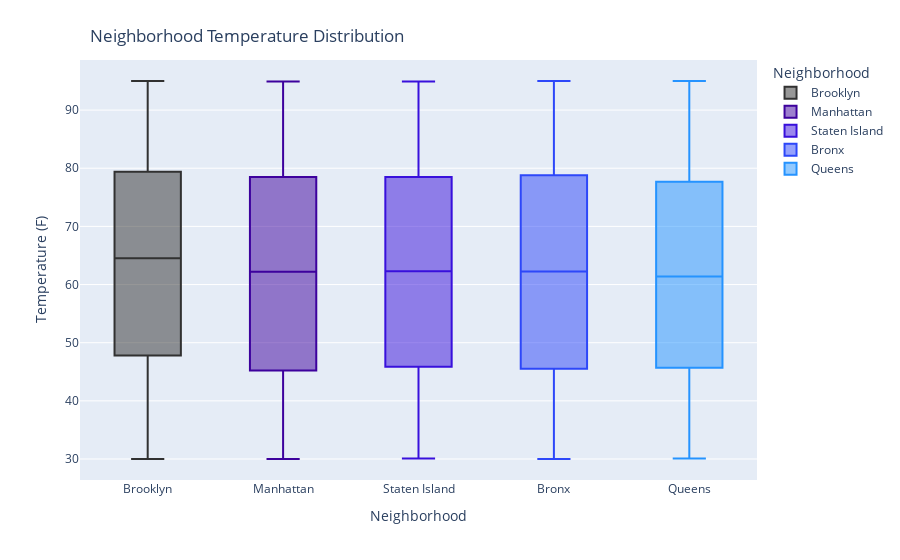

The notebook cell this image was saved under:
### Markdown cell above
The reason for me choosing this visualization because I wanted to see the distribution  of the unemployment rate within the neighborhoods  but given that the rate was so varied, I thought looking at the density curves  instead would provide a more smooth transition as it uses a Gaussian kernel which produces an estimate. I observe by doing this that the neighborhood that faces the highest unemployment rates is Brooklyn Although not being the most popululated. In addition to Queens being the neighborhood being accounting for the lowest unemployment rates.

### Code cell
# Create figure and set color theme
boxplot = px.box(data, x = "Neighborhood", color = "Neighborhood", y = "Average_Temperature",
                 color_discrete_sequence = px.colors.cyclical.Edge)

# Update titles (main and axes) and format
boxplot.update_layout(title = {"text": "Neighborhood Temperature Distribution",
                               "xanchor": "left", "yanchor": "top", "x": 0.1}, 
                               legend_title_text = "Neighborhood", xaxis_title = "Neighborhood", yaxis_title = "Temperature (F)")

# Show plot
boxplot.show()

### Figure 1 — Plotly figure (JSON) as saved in the notebook; plotly's stock layout.template omitted (floating-point values rounded to 4 significant figures; data arrays with more than 128 entries replaced by an {"elided": "..."} marker saying what was removed)
{"data": [{"alignmentgroup": "True", "hovertemplate": "Neighborhood=%{x}<br>Average_Temperature=%{y}<extra></extra>", "legendgroup": "Brooklyn", "marker": {"color": "#313131"}, "name": "Brooklyn", "notched": false, "offsetgroup": "Brooklyn", "orientation": "v", "showlegend": true, "type": "box", "x": {"elided": "1046 str values"}, "x0": " ", "xaxis": "x", "y": {"elided": "1046 float values"}, "y0": " ", "yaxis": "y"}, {"alignmentgroup": "True", "hovertemplate": "Neighborhood=%{x}<br>Average_Temperature=%{y}<extra></extra>", "legendgroup": "Manhattan", "marker": {"color": "#3d019d"}, "name": "Manhattan", "notched": false, "offsetgroup": "Manhattan", "orientation": "v", "showlegend": true, "type": "box", "x": {"elided": "1034 str values"}, "x0": " ", "xaxis": "x", "y": {"elided": "1034 float values"}, "y0": " ", "yaxis": "y"}, {"alignmentgroup": "True", "hovertemplate": "Neighborhood=%{x}<br>Average_Temperature=%{y}<extra></extra>", "legendgroup": "Staten Island", "marker": {"color": "#3810dc"}, "name": "Staten Island", "notched": false, "offsetgroup": "Staten Island", "orientation": "v", "showlegend": true, "type": "box", "x": {"elided": "967 str values"}, "x0": " ", "xaxis": "x", "y": {"elided": "967 float values"}, "y0": " ", "yaxis": "y"}, {"alignmentgroup": "True", "hovertemplate": "Neighborhood=%{x}<br>Average_Temperature=%{y}<extra></extra>", "legendgroup": "Bronx", "marker": {"color": "#2d47f9"}, "name": "Bronx", "notched": false, "offsetgroup": "Bronx", "orientation": "v", "showlegend": true, "type": "box", "x": {"elided": "978 str values"}, "x0": " ", "xaxis": "x", "y": {"elided": "978 float values"}, "y0": " ", "yaxis": "y"}, {"alignmentgroup": "True", "hovertemplate": "Neighborhood=%{x}<br>Average_Temperature=%{y}<extra></extra>", "legendgroup": "Queens", "marker": {"color": "#2593ff"}, "name": "Queens", "notched": false, "offsetgroup": "Queens", "orientation": "v", "showlegend": true, "type": "box", "x": {"elided": "975 str values"}, "x0": " ", "xaxis": "x", "y": {"elided": "975 float values"}, "y0": " ", "yaxis": "y"}], "layout": {"autosize": true, "boxmode": "overlay", "legend": {"title": {"text": "Neighborhood"}, "tracegroupgap": 0}, "margin": {"t": 60}, "title": {"text": "Neighborhood Temperature Distribution", "x": 0.1, "xanchor": "left", "yanchor": "top"}, "xaxis": {"anchor": "y", "autorange": true, "categoryarray": ["Brooklyn", "Manhattan", "Staten Island", "Bronx", "Queens"], "categoryorder": "array", "domain": [0, 1], "range": [-0.5, 4.5], "title": {"text": "Neighborhood"}, "type": "category"}, "yaxis": {"anchor": "x", "autorange": true, "domain": [0, 1], "range": [26.39, 98.61], "title": {"text": "Temperature (F)"}, "type": "linear"}}}
